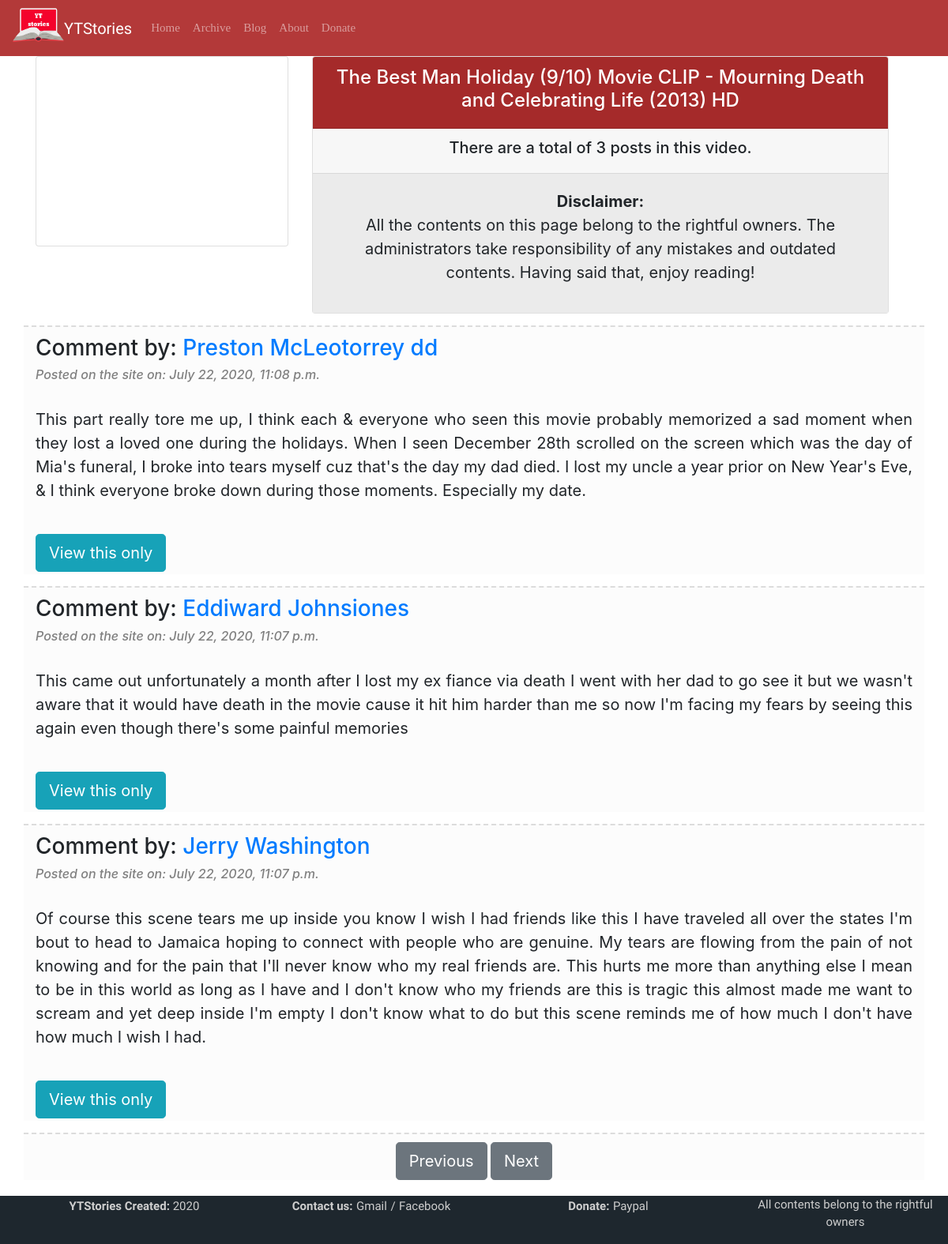
Screenshot of /stories/all/62/ with the database file from the repository.
### stories/models.py (models this page shows, shortened)
class Youtube_Entry(models.Model):
    youtubeVideo = EmbedVideoField(unique=True)
    videoTitle = models.CharField(blank=False, null=False, max_length=100)

class CommentStories(models.Model):
    commentUser = models.CharField(max_length=100, blank=False)
    commentContent = models.TextField(blank=False)
    commentDate = models.DateTimeField()
    commentChannel = models.URLField(null=True)
    commentKey = models.ForeignKey(Youtube_Entry, on_delete=models.CASCADE, related_name='stories')

### stories/views.py (the view)
# urls.py: path('all/<int:content_id>/', views.content, name='stories'),
def content(request, content_id):
    video = get_object_or_404(Youtube_Entry, pk=content_id)
    vidContent = CommentStories.objects.filter(commentKey=content_id).order_by('-commentDate')
    try:
        nextVideo = Youtube_Entry.objects.filter(id__gt= video.id).order_by('id')[:1].get().id
    except Youtube_Entry.DoesNotExist:
        nextVideo = Youtube_Entry.objects.order_by('id')[0].id
    try:
        previousVideo = Youtube_Entry.objects.filter(id__lt= video.id).order_by('-id')[:1].get().id
    except Youtube_Entry.DoesNotExist:
        previousVideo = Youtube_Entry.objects.order_by('-id')[0].id
    contentParameters = {'video' : video, 'contents':vidContent, 'nextVideo': nextVideo, 'previousVideo': previousVideo}
    return render(request, 'stories/content.html', contentParameters )

### stories/templates/stories/content.html (shortened to what this page needs)
{% extends 'sitewide/base.html' %}
{% load embed_video_tags %}
{% block content %}
<head>
</head>
<div class="container"  style="margin-bottom: 20px;">
    <div class="row row-cols-1 row-cols-md-4">
        <div class="col col-md-auto text-center"  style="margin-bottom: 5px;">
            <div class="card" style="width: 20rem;">
                <div class="card-img-top">
                    <div class="embed-responsive embed-responsive-4by3" >
                    </div>
                </div>
              </div>
        </div>
        <div class="col col-md-8 text-center" style="margin-bottom: 5px;">
            <div class="card">
                <div class="card-header"  style="background-color: brown; color: white;">
                  <h4>{{ video.videoTitle }}</h4>
                </div>
                <div class="card-header">
                    <h5>There are a total of {{ contents.count }} post{{ contents.count|pluralize }} in this video.</h5>
                  </div>
                <div class="card-body"   style="background-color: rgb(235, 235, 235);">
                  <blockquote class="blockquote mb-0">
                    <p>
                        <b>Disclaimer:</b><br>
                        All the contents on this page belong to the rightful owners. The administrators take responsibility of any mistakes and outdated contents. Having said that, enjoy reading!
                    </p>
                  </blockquote>
                </div>
              </div>
        </div>
    </div>
        <div class="row row-cols-1 row-cols-md-1" style="margin-bottom: 10px;">
            {% for content in contents %}
                <div class="container"  style="margin-bottom: 5px; margin-top: 10px; border-top-style:dashed ; border-top-width: 2px; border-top-color: gainsboro; background-color: rgb(252, 252, 252); padding-top: 10px;">
                    <h3>Comment by: <a href="{{ content.commentChannel }}" target="_blank">{{ content.commentUser }}</a></h3>
                    <h6 style="color: gray;"><i>Posted on the site on: {{ content.commentDate }}</i></h6>
                    <br>
                    <p style="font-size: 20px;" align="justify">{{ content.commentContent|safe }}</p>
                    <br>
                    <a class="btn btn-info btn-lg" style="margin-bottom: 3px;" href="{% url 'stories:one_story' content.id %}">View this only</a>
                </div>
                {% endfor %}
            </div>
          <div class="row row-cols-1 row-cols-md-1">
            <div class="column text-center"  style="border-top-style:dashed ; border-top-width: 2px; border-top-color: gainsboro; background-color: rgb(252, 252, 252); padding-top: 10px;">
              <a class="btn btn-secondary btn-lg" href="{% url 'stories:stories' previousVideo %}">Previous</a>
              <a class="btn btn-secondary btn-lg" href="{% url 'stories:stories' nextVideo %}">Next</a>
            </div>
          </div>
</div>
{% endblock %}

### rows the page displays
Youtube_Entry: videoTitle "The Best Man Holiday (9/10) Movie CLIP - Mourning Death and Celebrating Life (2013) HD"
CommentStories: commentUser "Preston McLeotorrey dd", commentDate "July 22, 2020, 11:08 p.m.", commentContent "This part really tore me up, I think each & everyone who seen this movie probably memorized a sad moment when they lost a loved one during the holidays. When I seen December 28th scrolled on the screen which was the day of Mia's funeral, I broke into tears myself cuz that's the day my dad died. I lost my uncle a year prior on New Year's Eve, & I think everyone broke down during those moments. Especially my date."
CommentStories: commentUser "Eddiward Johnsiones", commentDate "July 22, 2020, 11:07 p.m.", commentContent "This came out unfortunately a month after I lost my ex fiance via death I went with her dad to go see it but we wasn't aware that it would have death in the movie cause it hit him harder than me so now I'm facing my fears by seeing this again even though there's some painful memories"
CommentStories: commentUser "Jerry Washington", commentDate "July 22, 2020, 11:07 p.m.", commentContent "Of course this scene tears me up inside you know I wish I had friends like this I have traveled all over the states I'm bout to head to Jamaica hoping to connect with people who are genuine. My tears are flowing from the pain of not knowing and for the pain that I'll never know who my real friends are. This hurts me more than anything else I mean to be in this world as long as I have and I don't know who my friends are this is tragic this almost made me want to scream and yet deep inside I'm empty I don't know what to do but this scene reminds me of how much I don't have how much I wish I had."

### other values shown
{{ contents.count }} "3"
